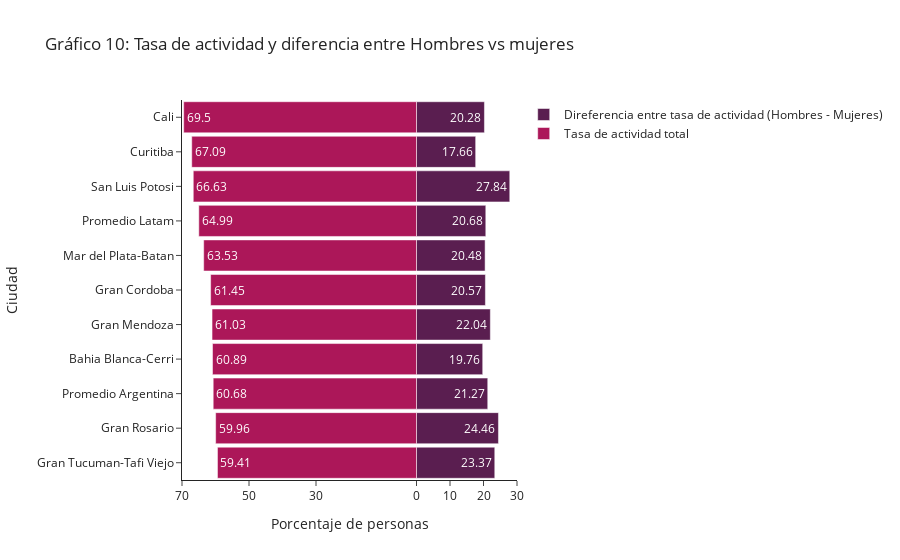

Notebook cell for this chart:
### Code cell
layout = go.Layout(yaxis=go.layout.YAxis(title='Ciudad'),
                   xaxis=go.layout.XAxis(
                       range=[-70, 30],
                       tickvals=[-70, -50, -30, 0, 10, 20, 30],
                       ticktext=[70, 50, 30, 0, 10, 20, 30],
                       title='Porcentaje de personas'),
                    barmode='overlay',
                    bargap=0.1,
                    template="simple_white",
                   title='Gráfico 10: Tasa de actividad y diferencia entre Hombres vs mujeres'
                  )

data = [go.Bar(y=act.index,
               x=act['dif'],
               orientation='h',
               name='Direferencia entre tasa de actividad (Hombres - Mujeres)',
               text=np.round(act['dif'].to_numpy(),2),
               hoverinfo='text',
               marker=dict(color=colors[4]),
                    #hoverlabel=dict(hover_data={act['dif']:':.2f'})
               ),
        go.Bar(y=act.index,
               x=act['Tasa de Actividad (total)'],
               orientation='h',
               name='Tasa de actividad total',
               text= np.round(act['Tasa de Actividad (total)'].to_numpy() * -1,2),
               hoverinfo='text',
               marker=dict(color=colors[8])
               )]


fig = go.Figure(
                data=data,
                layout=layout
)


fig.show()
fig.write_html(file="informe/images/actividad.html",full_html=False,include_plotlyjs='cdn')

### Figure 1 — Plotly figure (JSON) as saved in the notebook; plotly's stock layout.template omitted (floating-point values rounded to 4 significant figures)
{"data": [{"hoverinfo": "text", "marker": {"color": "#5a1e50"}, "name": "Direferencia entre tasa de actividad (Hombres - Mujeres)", "orientation": "h", "text": [23.37, 24.46, 21.27, 19.76, 22.04, 20.57, 20.48, 20.68, 27.84, 17.66, 20.28], "type": "bar", "x": [23.37, 24.46, 21.27, 19.76, 22.04, 20.57, 20.48, 20.68, 27.84, 17.66, 20.28], "y": ["Gran Tucuman-Tafi Viejo", "Gran Rosario", "Promedio Argentina", "Bahia Blanca-Cerri", "Gran Mendoza", "Gran Cordoba", "Mar del Plata-Batan", "Promedio Latam", "San Luis Potosi", "Curitiba", "Cali"]}, {"hoverinfo": "text", "marker": {"color": "#ac1759"}, "name": "Tasa de actividad total", "orientation": "h", "text": [59.41, 59.96, 60.68, 60.89, 61.03, 61.45, 63.53, 64.99, 66.63, 67.09, 69.5], "type": "bar", "x": [-59.41, -59.96, -60.68, -60.89, -61.03, -61.45, -63.53, -64.99, -66.63, -67.09, -69.5], "y": ["Gran Tucuman-Tafi Viejo", "Gran Rosario", "Promedio Argentina", "Bahia Blanca-Cerri", "Gran Mendoza", "Gran Cordoba", "Mar del Plata-Batan", "Promedio Latam", "San Luis Potosi", "Curitiba", "Cali"]}], "layout": {"autosize": true, "bargap": 0.1, "barmode": "overlay", "title": {"text": "Gráfico 10: Tasa de actividad y diferencia entre Hombres vs mujeres"}, "xaxis": {"range": [-70, 30], "ticktext": [70, 50, 30, 0, 10, 20, 30], "tickvals": [-70, -50, -30, 0, 10, 20, 30], "title": {"text": "Porcentaje de personas"}, "type": "linear"}, "yaxis": {"autorange": true, "range": [-0.5, 10.5], "title": {"text": "Ciudad"}, "type": "category"}}}
